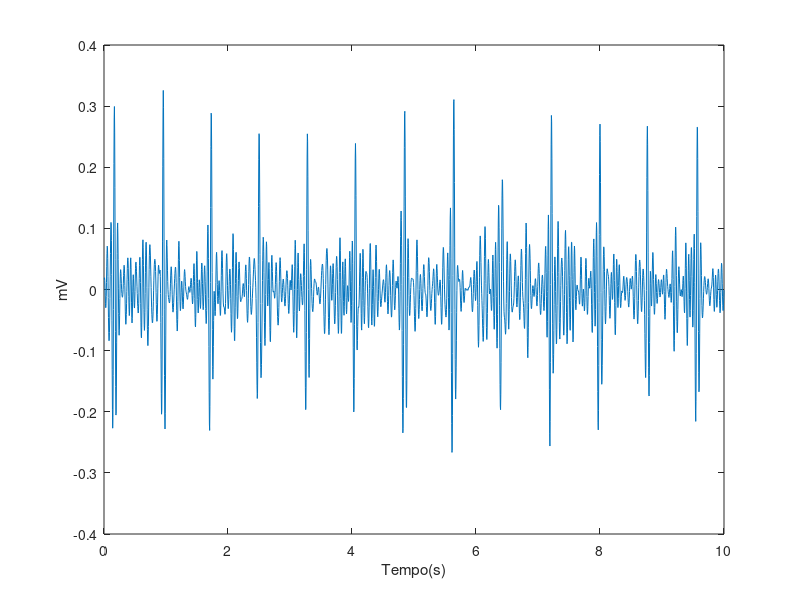

The MATLAB script that drew this image:
load ECG_noise.mat
N = length(ecg);
fs = N/10;
L = 65;
t = (1:N)/fs;

fh = (24)/fs;
fl = (12)/fs;

k = -floor(L/2):-1;
b = sin(2*pi*fh*k)./(pi*k) - sin(2*pi*fl*k)./(pi*k);
b = [b 2*(fh-fl), fliplr(b)];

N_w = length(b);
n = -floor(L/2):floor(L/2);
w_B = 0.35875 + 0.48829*cos(2*pi*n/N_w) + 0.14128*cos(4*pi*n/N_w)+ 0.01168*cos(6*pi*n/N_w); 

b = b .* w_B;

y = conv(ecg,b,'same'); 

plot(t,y);
xlabel('Tempo(s)');ylabel('mV');
